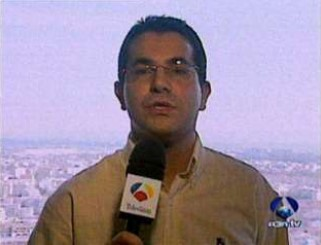
#> input picture tarea#7/imagen.jpg, 321 x 245 px, found by its file name
$ python 'tarea#7.py'   (older library calls are emulated)
#> lines starting #> are read from the running program, lines starting #| are printed output that depends on the picture; after the words box and inside, x2 and y2 are one past the last pixel; in counts of white or black regions, pixels touching at a corner belong together
import cv2
import numpy as np

def segmentar_objeto(imagen):
    # Binarización
    umbral = 130
    _, imagen_binaria = cv2.threshold(imagen, umbral, 255, cv2.THRESH_BINARY)

    # Aplicar operaciones morfológicas
    kernel_cerrar = cv2.getStructuringElement(cv2.MORPH_RECT, (3, 3))
    imagen_cerrada = cv2.morphologyEx(imagen_binaria, cv2.MORPH_CLOSE, kernel_cerrar, iterations=1)

    kernel_abrir = cv2.getStructuringElement(cv2.MORPH_RECT, (5, 5))
    imagen_abierta = cv2.morphologyEx(imagen_cerrada, cv2.MORPH_OPEN, kernel_abrir, iterations=1)

    kernel_erosion = cv2.getStructuringElement(cv2.MORPH_CROSS, (2, 2))
    imagen_segmentada = cv2.erode(imagen_abierta, kernel_erosion, iterations=2)

    # Suavizado de bordes
    imagen_suavizada = cv2.GaussianBlur(imagen_segmentada, (5, 5), 0)
    # Realzado de bordes
    #imagen_realzada = cv2.Laplacian(imagen_segmentada, cv2.CV_8U, ksize=3)

    # Mostrar las imágenes resultantes
    cv2.imshow("Imagen binarizada", imagen_binaria)
    cv2.waitKey(0)
    cv2.imshow("Imagen cerrada", imagen_cerrada)
    cv2.waitKey(0)
    cv2.imshow("Imagen abierta", imagen_abierta)
    cv2.waitKey(0)
    cv2.imshow("Imagen segmentada", imagen_segmentada)
    cv2.waitKey(0)
    cv2.imshow("Imagen suavizada", imagen_suavizada)
    cv2.waitKey(0)
    #cv2.imshow("Imagen suavizada", imagen_realzada)
    #cv2.waitKey(0)


    return imagen_segmentada

# Cargar la imagen de entrada
imagen_path = "./tarea#7/imagen.jpg"
imagen = cv2.imread(imagen_path)
#> imagen is the input picture: shape (245, 321, 3); mean B, G, R 166.1, 144.9, 159.6
# Convertir la imagen a escala de grises
imagen_gris = cv2.cvtColor(imagen, cv2.COLOR_BGR2GRAY)
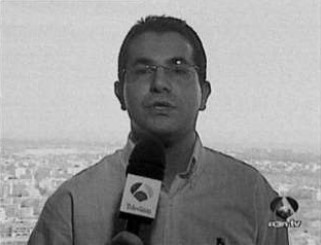
#> imagen_gris: shape (245, 321); min 0, max 228, mean 151.7

# Cargar la imagen de fondo
fondo_path = "./tarea#7/fondo.jpg"
fondo = cv2.imread(fondo_path)
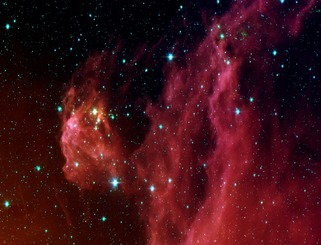
#> input picture tarea#7/fondo.jpg, 321 x 245 px, found by its file name
#> fondo is the input picture: shape (245, 321, 3); mean B, G, R 23.8, 16.7, 65

# Asegurarse de que la imagen de fondo y la imagen segmentada tengan las mismas dimensiones
fondo = cv2.resize(fondo, (imagen.shape[1], imagen.shape[0]))

# Segmentar el objeto de interés
imagen_segmentada = segmentar_objeto(imagen_gris)
#> in segmentar_objeto, `_, imagen_binaria = cv2.threshold(imagen, umbral, 255, cv2.THRESH_BINA..`:
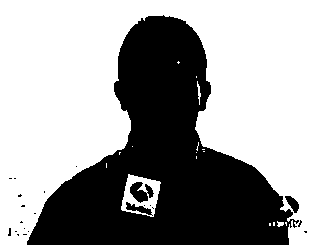
#> imagen_binaria: shape (245, 321); 61.9% white; 23 black regions (19 under 20 px), largest, box (x1, y1, x2, y2) and area: (27, 15, 299, 245) 29318, (130, 182, 154, 203) 293, (126, 202, 153, 216) 146, (285, 196, 299, 213) 127
#> in segmentar_objeto, `imagen_cerrada = cv2.morphologyEx(imagen_binaria, cv2.MORPH_CLOSE, ker..`: imagen_cerrada: shape (245, 321); 62.2% white; 5 black regions, box (x1, y1, x2, y2) and area: (27, 16, 293, 245) 29215, (130, 182, 148, 202) 227, (127, 203, 151, 215) 134, (286, 196, 299, 213) 125, (146, 186, 153, 197) 54
#> in segmentar_objeto, `imagen_abierta = cv2.morphologyEx(imagen_cerrada, cv2.MORPH_OPEN, kern..`: imagen_abierta: shape (245, 321); 61.7% white; 1 black region, box (x1, y1, x2, y2) and area: (27, 16, 299, 245) 30129
#> in segmentar_objeto, `imagen_segmentada = cv2.erode(imagen_abierta, kernel_erosion, iteratio..`: imagen_segmentada: shape (245, 321); 60.7% white; 1 black region, box (x1, y1, x2, y2) and area: (27, 16, 301, 245) 30881
#> in segmentar_objeto, `imagen_suavizada = cv2.GaussianBlur(imagen_segmentada, (5, 5), 0)`:
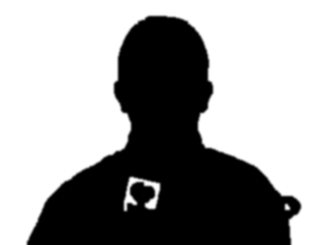
#> imagen_suavizada: shape (245, 321); min 0, max 255, mean 154.9

# Invertir la máscara
mascara = cv2.bitwise_not(imagen_segmentada)

# Aplicar la máscara a la imagen original en color
imagen_color = cv2.bitwise_and(imagen, imagen, mask=mascara)
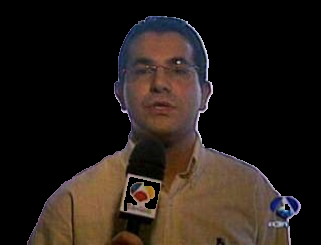
#> imagen_color: shape (245, 321, 3); mean B, G, R 23.9, 29.1, 37.7

# Aplicar la máscara invertida a la imagen de fondo en color
fondo_segmentado = cv2.bitwise_and(fondo, fondo, mask=imagen_segmentada)
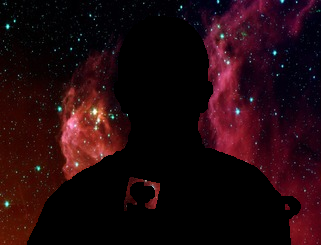
#> fondo_segmentado: shape (245, 321, 3); mean B, G, R 13.5, 8.8, 32.7

# Combinar la imagen segmentada en color y el fondo segmentado en color
imagen_final = cv2.add(imagen_color, fondo_segmentado)
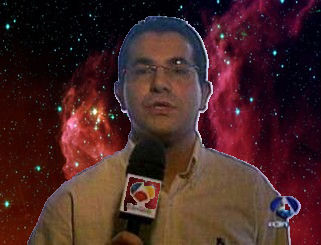
#> imagen_final: shape (245, 321, 3); mean B, G, R 37.4, 37.9, 70.4
# Mostrar la imagen resultante
cv2.imshow("Imagen segmentada con fondo", imagen_final)
cv2.waitKey(0)
cv2.destroyAllWindows()
